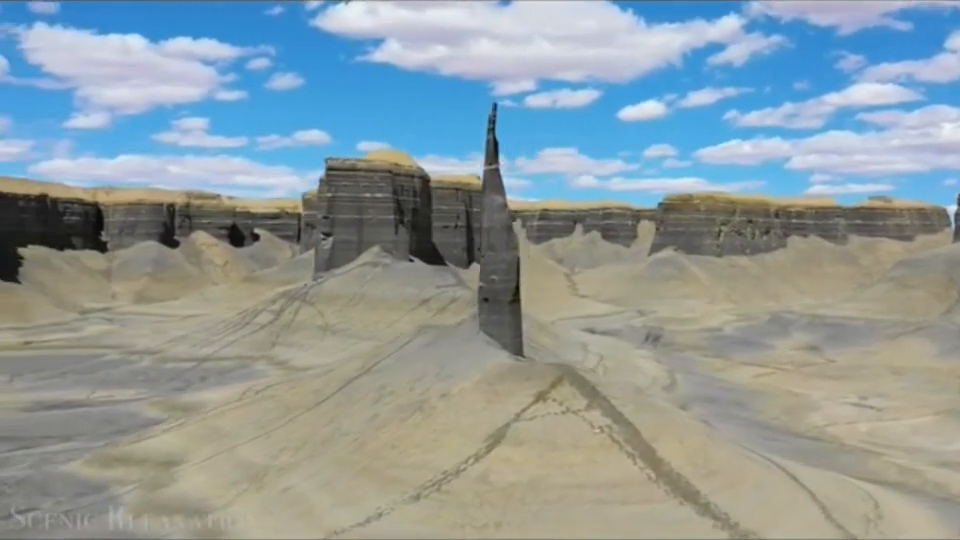
//> input picture frame 100 of samples/stereo_l.mp4, 960 x 540 px
$ ./main   (built with g++ and OpenCV 4)
//> lines starting //> are read from the running program, lines starting //| are printed output that depends on the picture; after the words box and inside, x2 and y2 are one past the last pixel; in counts of white or black regions, pixels touching at a corner belong together; pictures that were not available may be replaced by others from this repository, and a replacement may not be noted
#include <opencv2/highgui/highgui.hpp>
#include <opencv2/imgproc/imgproc.hpp>
#include <opencv2/core/core.hpp>
#include <opencv2/calib3d/calib3d.hpp>

int main() {
    // Set the sample video as the input source
    cv::VideoCapture capture_l("./stereo_l.mp4");
    cv::VideoCapture capture_r("./stereo_r.mp4");

    // Create windows to view the video
    cv::namedWindow("opencv-demos", cv::WINDOW_NORMAL);
    cv::namedWindow("left", cv::WINDOW_NORMAL);
    cv::namedWindow("right", cv::WINDOW_NORMAL);

    // Create an object from the StereoSGBM Class
    cv::Ptr<cv::StereoSGBM> stereo = cv::StereoSGBM::create(0, 16, 3);

    // Preview the original video
    for (int i = 0; i < 200; ++i) {
        cv::Mat frame_l, frame_r;
        capture_l >> frame_l;
//> frame_l is the input picture: 540 rows x 960 cols, CV_8UC3; mean B, G, R 158, 155, 141.7
        capture_r >> frame_r;

        if (frame_l.empty() || frame_r.empty()) {
            break;
        }

        cv::resize(frame_l, frame_l, cv::Size(256, 192));
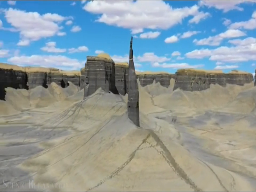
//> frame_l: 192 rows x 256 cols, CV_8UC3; mean B, G, R 158, 155, 141.7
        cv::resize(frame_r, frame_r, cv::Size(256, 192));

        cv::cvtColor(frame_l, frame_l, cv::COLOR_BGR2GRAY);
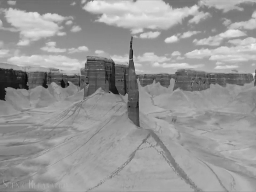
//> frame_l: 192 rows x 256 cols, CV_8UC1; min 10, max 241, mean 151.4
        cv::cvtColor(frame_r, frame_r, cv::COLOR_BGR2GRAY);

        cv::Mat disparity;
        stereo->compute(frame_l, frame_r, disparity);

        if (disparity.empty()) {
            continue;
        }

        // Normalize the depth map
        cv::Mat normalized_disparity;
        cv::normalize(disparity, normalized_disparity, 0, 255, cv::NORM_MINMAX);
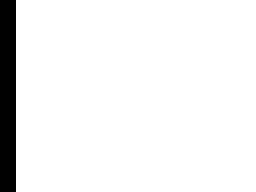
//> normalized_disparity: 192 rows x 256 cols, CV_16SC1; 93.8% white; 1 black region, box (x1, y1, x2, y2) and area: (0, 0, 16, 192) 3072

        // Convert to 8-bit single-channel
        normalized_disparity.convertTo(normalized_disparity, CV_8U);

        // Map the depth to a colormap
        cv::Mat disparity_colormap;
        cv::applyColorMap(normalized_disparity, disparity_colormap, cv::COLORMAP_VIRIDIS);
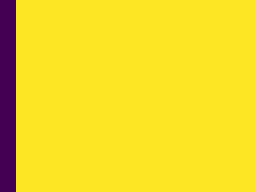
//> disparity_colormap: 192 rows x 256 cols, CV_8UC3; mean B, G, R 39.9, 216.6, 241.4

        cv::imshow("left", frame_l);
        cv::imshow("right", frame_r);
        cv::imshow("opencv-demos", disparity_colormap);
        cv::waitKey(30);
    }
//> pass 2 of the loop `for (int i = 0; i < 200; ++i)`:
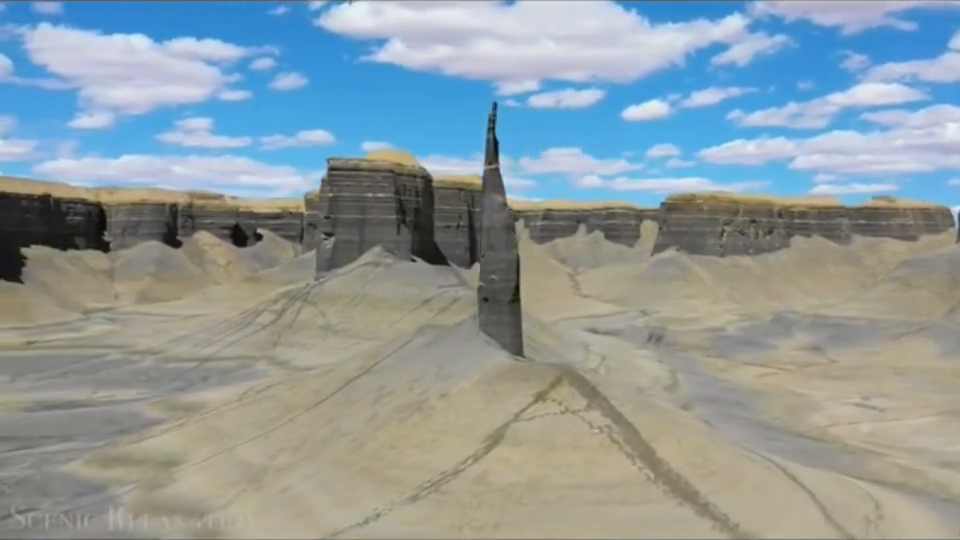
//> input picture frame 101 of samples/stereo_l.mp4, 960 x 540 px
//> frame_l is the input picture: 540 rows x 960 cols, CV_8UC3; mean B, G, R 158.4, 155.1, 142.1
//> `cv::resize(frame_l, frame_l, cv::Size(256, 192));`:
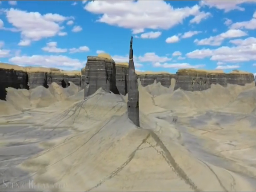
//> frame_l: 192 rows x 256 cols, CV_8UC3; mean B, G, R 158.4, 155, 142
//> `cv::cvtColor(frame_l, frame_l, cv::COLOR_BGR2GRAY);`:
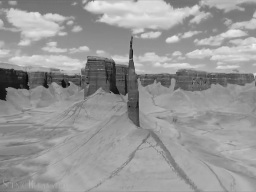
//> frame_l: 192 rows x 256 cols, CV_8UC1; min 10, max 241, mean 151.6
//> pass 3 of the loop `for (int i = 0; i < 200; ++i)`:
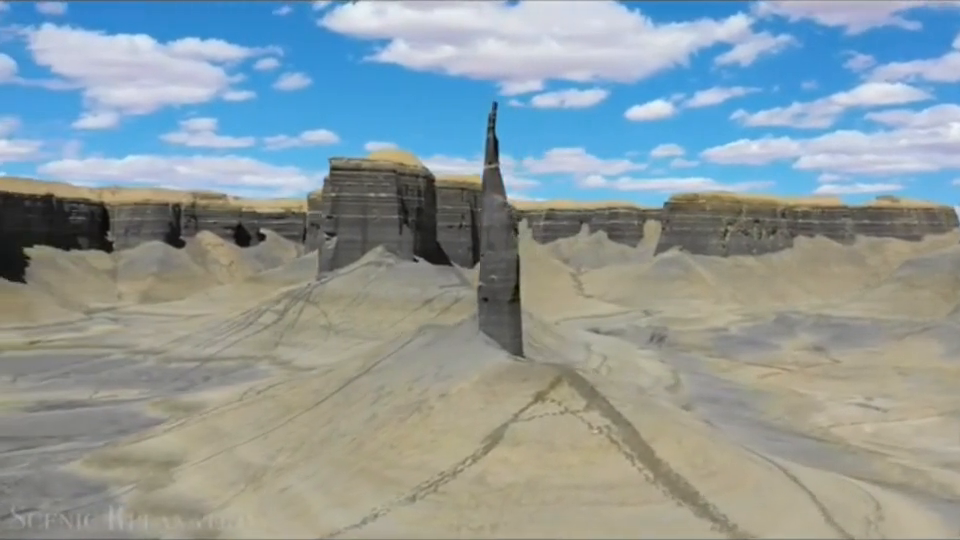
//> input picture frame 102 of samples/stereo_l.mp4, 960 x 540 px
//> frame_l is the input picture: 540 rows x 960 cols, CV_8UC3; mean B, G, R 157.7, 154.8, 141.5
//> `cv::resize(frame_l, frame_l, cv::Size(256, 192));`:
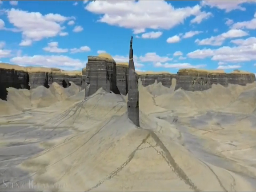
//> frame_l: 192 rows x 256 cols, CV_8UC3; mean B, G, R 157.7, 154.7, 141.5
//> `cv::cvtColor(frame_l, frame_l, cv::COLOR_BGR2GRAY);`:
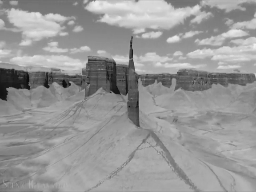
//> frame_l: 192 rows x 256 cols, CV_8UC1; min 10, max 240, mean 151.1

    // Close windows and release handles
    capture_l.release();
    capture_r.release();
    cv::destroyAllWindows();

    return 0;
}

$ run again, starting later in the video
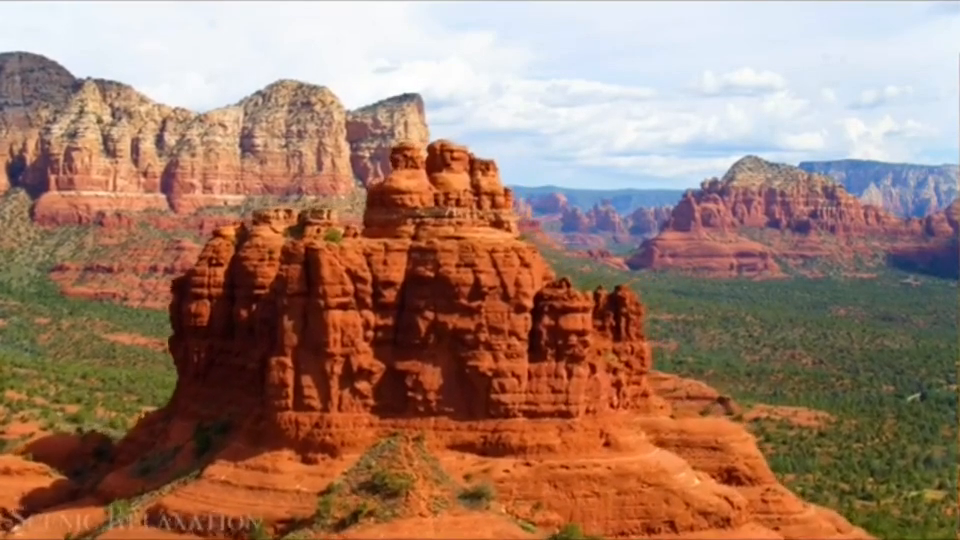
//> input picture frame 450 of samples/stereo_l.mp4, 960 x 540 px
//> frame_l is the input picture: 540 rows x 960 cols, CV_8UC3; mean B, G, R 105.9, 124.1, 160
//> `cv::resize(frame_l, frame_l, cv::Size(256, 192));`:
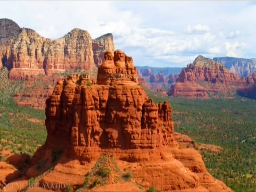
//> frame_l: 192 rows x 256 cols, CV_8UC3; mean B, G, R 105.9, 124.1, 160
//> `cv::cvtColor(frame_l, frame_l, cv::COLOR_BGR2GRAY);`:
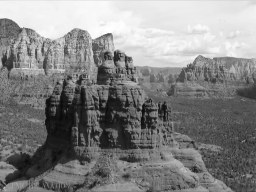
//> frame_l: 192 rows x 256 cols, CV_8UC1; min 9, max 255, mean 132.8

$ run again, starting later in the video
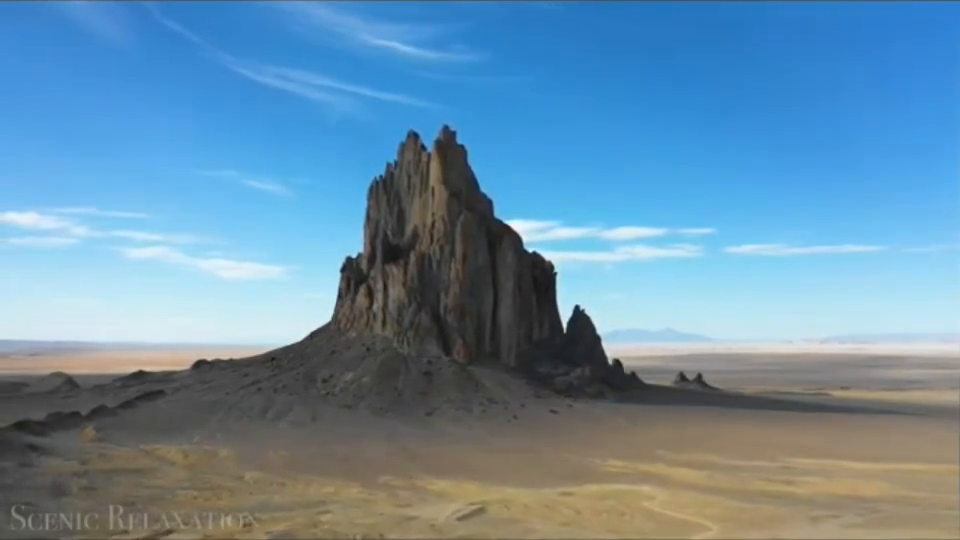
//> input picture frame 800 of samples/stereo_l.mp4, 960 x 540 px
//> frame_l is the input picture: 540 rows x 960 cols, CV_8UC3; mean B, G, R 167.6, 142.6, 104.4
//> `cv::cvtColor(frame_l, frame_l, cv::COLOR_BGR2GRAY);`:
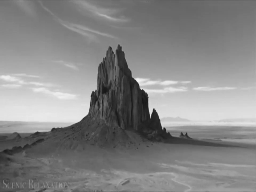
//> frame_l: 192 rows x 256 cols, CV_8UC1; min 23, max 243, mean 133.9
